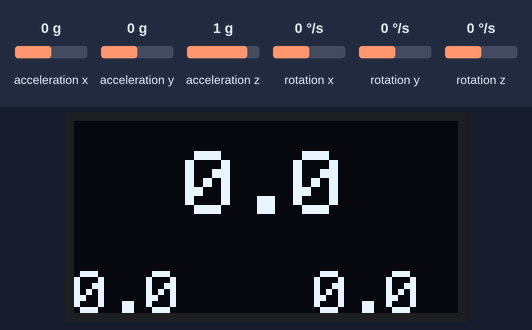
Bench run of a sketch on a simulated Arduino Uno, built with avr-gcc and run on an emulated ATmega328P. Parts: 128×64 one-colour display. The test bench sets the inputs (shaded band); at power-on: acceleration y 0 g, acceleration z 1 g, acceleration x 0 g, rotation x 0 °/s, rotation y 0 °/s, rotation z 0 °/s. What the sketch prints to the serial monitor is not drawn.

Above: at 1.7 s.
1.8 s: acceleration y set to -1.4 g
At 2.9 s:
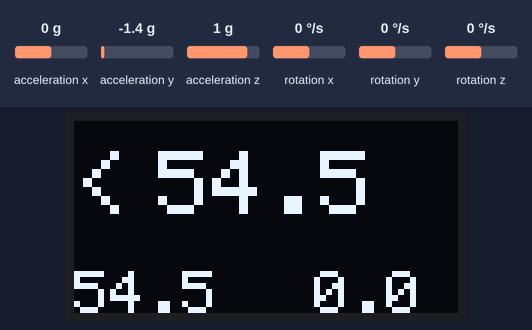
3.3 s: acceleration y set to 0.8 g
At 4.3 s:
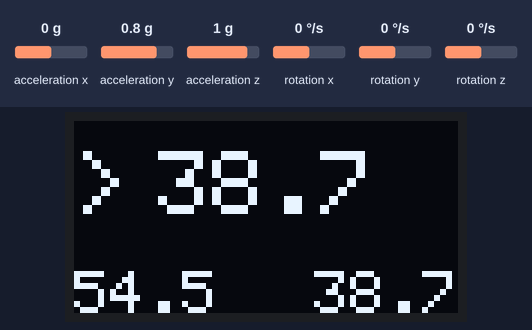
4.8 s: acceleration z set to 0 g
At 6.0 s:
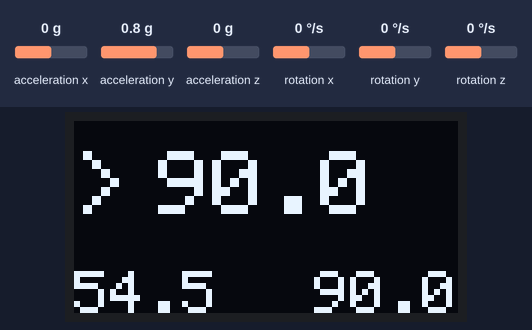
6.3 s: acceleration z set to -1.4 g
At 6.6 s:
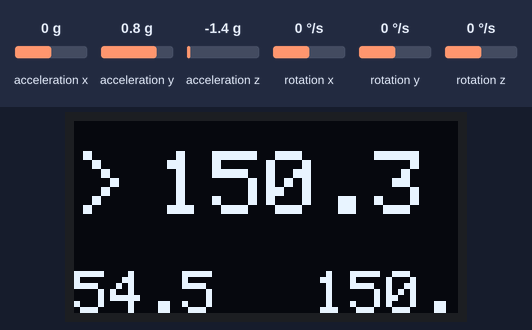
Timing chart, 0 to 8.8 s (numbered marks = the images above; inputs shaded):
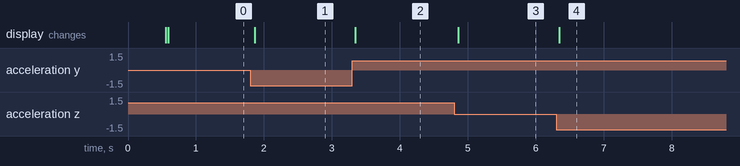

The sketch:

roll-angle-dmp.ino
```cpp
#include "I2Cdev.h"
#include "MPU6050_6Axis_MotionApps_V6_12.h"
#include "Wire.h"
#include <Adafruit_GFX.h>
#include <Adafruit_SSD1306.h>

// the MPU
MPU6050 mpu;

// DMP buffer
uint8_t fifoBuffer[64];

// the OLED display
Adafruit_SSD1306 display(4);

// constants
const float rad_to_deg = 180 / M_PI;

// global variables
float min_roll = 0;
float max_roll = 0;

void setup()
{
  Wire.begin();
  Wire.setClock(400000);

  Serial.begin(115200);

  // initialize the MPU
  Serial.println(F("Initializing MPU..."));
  mpu.initialize();

  Serial.println(F("Initializing DMP..."));
  uint8_t mpuStatus = mpu.dmpInitialize();

  if (mpuStatus == 0) {
    Serial.println(F("Calibrating the MPU..."));
    mpu.setXAccelOffset(-2609);
    mpu.setYAccelOffset(332);
    mpu.setZAccelOffset(1822);

    mpu.setXGyroOffset(51);
    mpu.setYGyroOffset(-31);
    mpu.setZGyroOffset(35);

    mpu.CalibrateAccel(6);
    mpu.CalibrateGyro(6);

    Serial.println(F("Enabling DMP..."));
    mpu.setDMPEnabled(true);
  } else {
    Serial.print(F("DMP Initialization failed (code "));
    Serial.print(mpuStatus);
    Serial.println(F(")"));
    while (true)
      delay(100);
  }

  // initialize the display
  display.begin(SSD1306_SWITCHCAPVCC, 0x3C);

  // hide the Adafruit welcome screen
  display.clearDisplay();
  display.display();
}

void loop()
{
  if (mpu.dmpGetCurrentFIFOPacket(fifoBuffer)) {
    Quaternion q;
    mpu.dmpGetQuaternion(&q, fifoBuffer);

    VectorFloat gravity;
    mpu.dmpGetGravity(&gravity, &q);

    float ypr[3];
    mpu.dmpGetYawPitchRoll(ypr, &q, &gravity);

    const float roll = ypr[2] * rad_to_deg;
    min_roll = min(roll, min_roll);
    max_roll = max(roll, max_roll);

    Serial.print(ypr[0] * rad_to_deg, 1);
    Serial.print(" ");
    Serial.print(ypr[1] * rad_to_deg, 1);
    Serial.print(" ");
    Serial.println(roll, 1);

    display.clearDisplay();
    display.setTextColor(SSD1306_WHITE);

    display.setTextSize(2);
    display.setCursor(0, 50);
    display.print(fabs(min_roll), 1);

    display.setCursor(80, 50);
    display.print(fabs(max_roll), 1);

    display.setTextSize(3);
    display.setCursor(0, 10);

    if (roll < 0)
      display.print('<');
    else if (roll > 0)
      display.print('>');
    else
      display.print(' ');

    float abs_roll = fabs(roll);
    if (abs_roll < 10)
      display.setCursor(37, 10);
    else
      display.setCursor(28, 10);
    display.print(abs_roll, 1);

    display.display();
  }
}
```

Measured:
- after the input at 1.8 s, the display: changes after 0.07 s (image 1)
- after the input at 3.3 s, the display: changes at once (image 2)
- after the input at 4.8 s, the display: changes after 0.06 s (image 3)
- after the input at 6.3 s, the display: changes after 0.05 s (image 4)
